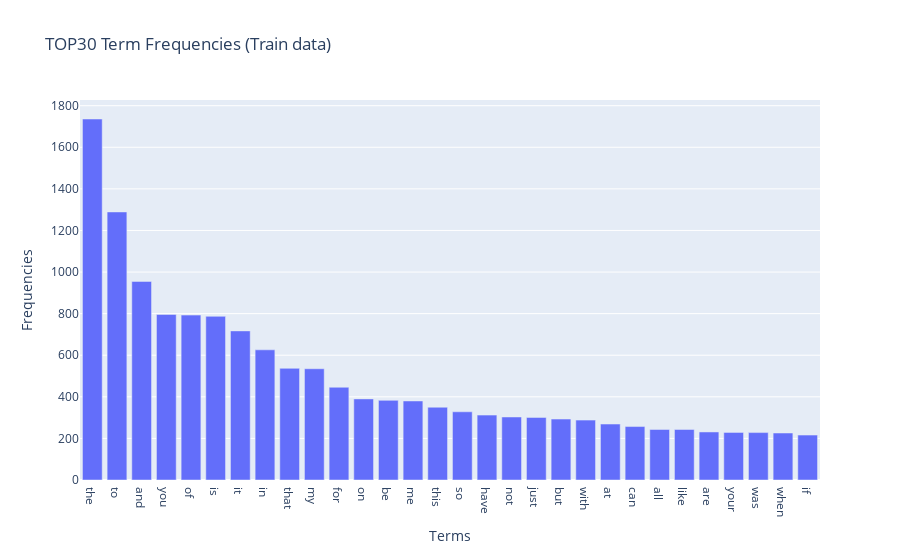

Here is the notebook cell this chart was saved with:
### Markdown cell above
---
### ** >>> Exercise 1 (Take home): **  
Plot word frequency for Top 30 words in both train and test dataset. (Hint: refer to DM lab 1)

### Code cell
# Answer here
from sklearn.feature_extraction.text import CountVectorizer
import plotly.express as px

#learn the vocabulary and return document-term matrix
count_vect = CountVectorizer()
train_df_counts = count_vect.fit_transform(train_df.text) 

#TOP30 Term Frequencies (Train data)
train_term_frequencies = []
train_counts_arr = train_df_counts.sum(axis=0).tolist()[0]
for j in range(0, train_df_counts.shape[1]):
    train_term_frequencies.append(train_counts_arr[j])

freqDF = pd.DataFrame(count_vect.get_feature_names_out(), columns= ['terms'])
freqDF['frequency'] = train_term_frequencies

# sort
freqDF = freqDF.sort_values(by=['frequency'], ascending=False)

fig = px.bar(freqDF[:30], x=freqDF['terms'][:30], y=freqDF['frequency'][:30], title  = "TOP30 Term Frequencies (Train data)", labels = {'x':'Terms', 'y':'Frequencies'})

fig.show()

### Figure 1 — Plotly figure (JSON) as saved in the notebook; plotly's stock layout.template omitted (floating-point values rounded to 4 significant figures)
{"data": [{"alignmentgroup": "True", "hovertemplate": "Terms=%{x}<br>Frequencies=%{y}<extra></extra>", "legendgroup": "", "marker": {"color": "#636efa", "pattern": {"shape": ""}}, "name": "", "offsetgroup": "", "orientation": "v", "showlegend": false, "textposition": "auto", "type": "bar", "x": ["the", "to", "and", "you", "of", "is", "it", "in", "that", "my", "for", "on", "be", "me", "this", "so", "have", "not", "just", "but", "with", "at", "can", "all", "like", "are", "your", "was", "when", "if"], "xaxis": "x", "y": [1736, 1289, 955, 796, 793, 787, 717, 626, 537, 535, 446, 390, 383, 380, 350, 328, 312, 303, 301, 293, 288, 269, 257, 243, 243, 231, 229, 228, 226, 216], "yaxis": "y"}], "layout": {"barmode": "relative", "legend": {"tracegroupgap": 0}, "title": {"text": "TOP30 Term Frequencies (Train data)"}, "xaxis": {"anchor": "y", "domain": [0, 1], "title": {"text": "Terms"}}, "yaxis": {"anchor": "x", "domain": [0, 1], "title": {"text": "Frequencies"}}}}
